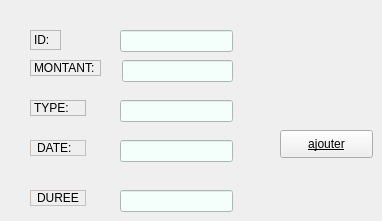
    <widget class="QWidget" name="tab">
     <attribute name="title">
      <string>ajouter</string>
     </attribute>
     <widget class="QLabel" name="label">
      <property name="geometry">
       <rect>
        <x>30</x>
        <y>30</y>
        <width>31</width>
        <height>20</height>
       </rect>
      </property>
      <property name="frameShape">
       <enum>QFrame::StyledPanel</enum>
      </property>
      <property name="text">
       <string>ID:</string>
      </property>
     </widget>
     <widget class="QLabel" name="label_2">
      <property name="geometry">
       <rect>
        <x>30</x>
        <y>60</y>
        <width>71</width>
        <height>16</height>
       </rect>
      </property>
      <property name="frameShape">
       <enum>QFrame::StyledPanel</enum>
      </property>
      <property name="text">
       <string>MONTANT:</string>
      </property>
     </widget>
     <widget class="QLabel" name="label_3">
      <property name="geometry">
       <rect>
        <x>30</x>
        <y>100</y>
        <width>56</width>
        <height>16</height>
       </rect>
      </property>
      <property name="frameShape">
       <enum>QFrame::StyledPanel</enum>
      </property>
      <property name="text">
       <string>TYPE:</string>
      </property>
     </widget>
     <widget class="QLabel" name="label_4">
      <property name="geometry">
       <rect>
        <x>30</x>
        <y>140</y>
        <width>56</width>
        <height>16</height>
       </rect>
      </property>
      <property name="palette">
       <palette>
        <active>
         <colorrole role="WindowText">
          <brush brushstyle="SolidPattern">
           <color alpha="255">
            <red>0</red>
            <green>0</green>
            <blue>0</blue>
           </color>
          </brush>
         </colorrole>
         <colorrole role="Button">
          <brush brushstyle="SolidPattern">
           <color alpha="255">
            <red>255</red>
            <green>249</green>
            <blue>243</blue>
           </color>
          </brush>
         </colorrole>
         <colorrole role="Light">
          <brush brushstyle="SolidPattern">
           <color alpha="255">
            <red>255</red>
            <green>255</green>
            <blue>255</blue>
           </color>
          </brush>
         </colorrole>
         <colorrole role="Midlight">
          <brush brushstyle="SolidPattern">
           <color alpha="255">
            <red>237</red>
            <green>244</green>
            <blue>247</blue>
           </color>
          </brush>
         </colorrole>
         <colorrole role="Dark">
          <brush brushstyle="SolidPattern">
           <color alpha="255">
            <red>110</red>
            <green>116</green>
            <blue>120</blue>
           </color>
          </brush>
         </colorrole>
         <colorrole role="Mid">
          <brush brushstyle="SolidPattern">
           <color alpha="255">
            <red>147</red>
            <green>155</green>
            <blue>160</blue>
           </color>
          </brush>
         </colorrole>
         <colorrole role="Text">
          <brush brushstyle="SolidPattern">
           <color alpha="255">
            <red>0</red>
            <green>0</green>
            <blue>0</blue>
           </color>
          </brush>
         </colorrole>
         <colorrole role="BrightText">
          <brush brushstyle="SolidPattern">
           <color alpha="255">
            <red>255</red>
            <green>255</green>
            <blue>255</blue>
           </color>
          </brush>
         </colorrole>
         <colorrole role="ButtonText">
          <brush brushstyle="SolidPattern">
           <color alpha="255">
            <red>0</red>
            <green>0</green>
            <blue>0</blue>
           </color>
          </brush>
         </colorrole>
         <colorrole role="Base">
          <brush brushstyle="SolidPattern">
           <color alpha="255">
            <red>255</red>
            <green>249</green>
            <blue>243</blue>
           </color>
          </brush>
         </colorrole>
         <colorrole role="Window">
          <brush brushstyle="SolidPattern">
           <color alpha="255">
            <red>255</red>
            <green>249</green>
            <blue>243</blue>
           </color>
          </brush>
         </colorrole>
         <colorrole role="Shadow">
          <brush brushstyle="SolidPattern">
           <color alpha="255">
            <red>0</red>
            <green>0</green>
            <blue>0</blue>
           </color>
          </brush>
         </colorrole>
         <colorrole role="AlternateBase">
          <brush brushstyle="SolidPattern">
           <color alpha="255">
            <red>237</red>
            <green>244</green>
            <blue>247</blue>
           </color>
          </brush>
         </colorrole>
         <colorrole role="ToolTipBase">
          <brush brushstyle="SolidPattern">
           <color alpha="255">
            <red>255</red>
            <green>255</green>
            <blue>220</blue>
           </color>
          </brush>
         </colorrole>
         <colorrole role="ToolTipText">
          <brush brushstyle="SolidPattern">
           <color alpha="255">
            <red>0</red>
            <green>0</green>
            <blue>0</blue>
           </color>
          </brush>
         </colorrole>
         <colorrole role="PlaceholderText">
          <brush brushstyle="SolidPattern">
           <color alpha="128">
            <red>0</red>
            <green>0</green>
            <blue>0</blue>
           </color>
          </brush>
         </colorrole>
        </active>
        <inactive>
         <colorrole role="WindowText">
          <brush brushstyle="SolidPattern">
           <color alpha="255">
            <red>0</red>
            <green>0</green>
            <blue>0</blue>
           </color>
          </brush>
         </colorrole>
         <colorrole role="Button">
          <brush brushstyle="SolidPattern">
           <color alpha="255">
            <red>255</red>
            <green>249</green>
            <blue>243</blue>
           </color>
          </brush>
         </colorrole>
         <colorrole role="Light">
          <brush brushstyle="SolidPattern">
           <color alpha="255">
            <red>255</red>
            <green>255</green>
            <blue>255</blue>
           </color>
          </brush>
         </colorrole>
         <colorrole role="Midlight">
          <brush brushstyle="SolidPattern">
           <color alpha="255">
            <red>237</red>
            <green>244</green>
            <blue>247</blue>
           </color>
          </brush>
         </colorrole>
         <colorrole role="Dark">
          <brush brushstyle="SolidPattern">
           <color alpha="255">
            <red>110</red>
            <green>116</green>
            <blue>120</blue>
           </color>
          </brush>
         </colorrole>
         <colorrole role="Mid">
          <brush brushstyle="SolidPattern">
           <color alpha="255">
            <red>147</red>
            <green>155</green>
            <blue>160</blue>
           </color>
          </brush>
         </colorrole>
         <colorrole role="Text">
          <brush brushstyle="SolidPattern">
           <color alpha="255">
            <red>0</red>
            <green>0</green>
            <blue>0</blue>
           </color>
          </brush>
         </colorrole>
         <colorrole role="BrightText">
          <brush brushstyle="SolidPattern">
           <color alpha="255">
            <red>255</red>
            <green>255</green>
            <blue>255</blue>
           </color>
          </brush>
         </colorrole>
         <colorrole role="ButtonText">
          <brush brushstyle="SolidPattern">
           <color alpha="255">
            <red>0</red>
            <green>0</green>
            <blue>0</blue>
           </color>
          </brush>
         </colorrole>
         <colorrole role="Base">
          <brush brushstyle="SolidPattern">
           <color alpha="255">
            <red>255</red>
            <green>249</green>
            <blue>243</blue>
           </color>
          </brush>
         </colorrole>
         <colorrole role="Window">
          <brush brushstyle="SolidPattern">
           <color alpha="255">
            <red>255</red>
            <green>249</green>
            <blue>243</blue>
           </color>
          </brush>
         </colorrole>
         <colorrole role="Shadow">
          <brush brushstyle="SolidPattern">
           <color alpha="255">
            <red>0</red>
            <green>0</green>
            <blue>0</blue>
           </color>
          </brush>
         </colorrole>
         <colorrole role="AlternateBase">
          <brush brushstyle="SolidPattern">
           <color alpha="255">
            <red>237</red>
            <green>244</green>
            <blue>247</blue>
           </color>
          </brush>
         </colorrole>
         <colorrole role="ToolTipBase">
          <brush brushstyle="SolidPattern">
           <color alpha="255">
            <red>255</red>
            <green>255</green>
            <blue>220</blue>
           </color>
          </brush>
         </colorrole>
         <colorrole role="ToolTipText">
          <brush brushstyle="SolidPattern">
           <color alpha="255">
            <red>0</red>
            <green>0</green>
            <blue>0</blue>
           </color>
          </brush>
         </colorrole>
         <colorrole role="PlaceholderText">
          <brush brushstyle="SolidPattern">
           <color alpha="128">
            <red>0</red>
            <green>0</green>
            <blue>0</blue>
           </color>
          </brush>
         </colorrole>
        </inactive>
        <disabled>
         <colorrole role="WindowText">
          <brush brushstyle="SolidPattern">
           <color alpha="255">
            <red>110</red>
            <green>116</green>
            <blue>120</blue>
           </color>
          </brush>
         </colorrole>
         <colorrole role="Button">
          <brush brushstyle="SolidPattern">
           <color alpha="255">
            <red>255</red>
            <green>249</green>
            <blue>243</blue>
           </color>
          </brush>
         </colorrole>
         <colorrole role="Light">
          <brush brushstyle="SolidPattern">
           <color alpha="255">
            <red>255</red>
            <green>255</green>
            <blue>255</blue>
           </color>
          </brush>
         </colorrole>
         <colorrole role="Midlight">
          <brush brushstyle="SolidPattern">
           <color alpha="255">
            <red>237</red>
            <green>244</green>
            <blue>247</blue>
           </color>
          </brush>
         </colorrole>
         <colorrole role="Dark">
          <brush brushstyle="SolidPattern">
           <color alpha="255">
            <red>110</red>
            <green>116</green>
            <blue>120</blue>
           </color>
          </brush>
         </colorrole>
         <colorrole role="Mid">
          <brush brushstyle="SolidPattern">
           <color alpha="255">
            <red>147</red>
            <green>155</green>
            <blue>160</blue>
           </color>
          </brush>
         </colorrole>
         <colorrole role="Text">
          <brush brushstyle="SolidPattern">
           <color alpha="255">
            <red>110</red>
            <green>116</green>
            <blue>120</blue>
           </color>
          </brush>
         </colorrole>
         <colorrole role="BrightText">
          <brush brushstyle="SolidPattern">
           <color alpha="255">
            <red>255</red>
            <green>255</green>
            <blue>255</blue>
           </color>
          </brush>
         </colorrole>
         <colorrole role="ButtonText">
          <brush brushstyle="SolidPattern">
           <color alpha="255">
            <red>110</red>
            <green>116</green>
            <blue>120</blue>
           </color>
          </brush>
         </colorrole>
         <colorrole role="Base">
          <brush brushstyle="SolidPattern">
           <color alpha="255">
            <red>255</red>
            <green>249</green>
            <blue>243</blue>
           </color>
          </brush>
         </colorrole>
         <colorrole role="Window">
          <brush brushstyle="SolidPattern">
           <color alpha="255">
            <red>255</red>
            <green>249</green>
            <blue>243</blue>
           </color>
          </brush>
         </colorrole>
         <colorrole role="Shadow">
          <brush brushstyle="SolidPattern">
           <color alpha="255">
            <red>0</red>
            <green>0</green>
            <blue>0</blue>
           </color>
          </brush>
         </colorrole>
         <colorrole role="AlternateBase">
          <brush brushstyle="SolidPattern">
           <color alpha="255">
            <red>220</red>
            <green>233</green>
            <blue>240</blue>
           </color>
          </brush>
         </colorrole>
         <colorrole role="ToolTipBase">
          <brush brushstyle="SolidPattern">
           <color alpha="255">
            <red>255</red>
            <green>255</green>
            <blue>220</blue>
           </color>
          </brush>
         </colorrole>
         <colorrole role="ToolTipText">
          <brush brushstyle="SolidPattern">
           <color alpha="255">
            <red>0</red>
            <green>0</green>
            <blue>0</blue>
           </color>
          </brush>
         </colorrole>
         <colorrole role="PlaceholderText">
          <brush brushstyle="SolidPattern">
           <color alpha="128">
            <red>0</red>
            <green>0</green>
            <blue>0</blue>
           </color>
          </brush>
         </colorrole>
        </disabled>
       </palette>
      </property>
      <property name="frameShape">
       <enum>QFrame::StyledPanel</enum>
      </property>
      <property name="frameShadow">
       <enum>QFrame::Plain</enum>
      </property>
      <property name="lineWidth">
       <number>10</number>
      </property>
      <property name="midLineWidth">
       <number>12</number>
      </property>
      <property name="text">
       <string>DATE:</string>
      </property>
      <property name="textFormat">
       <enum>Qt::AutoText</enum>
      </property>
      <property name="scaledContents">
       <bool>true</bool>
      </property>
      <property name="wordWrap">
       <bool>true</bool>
      </property>
      <property name="margin">
       <number>0</number>
      </property>
      <property name="indent">
       <number>6</number>
      </property>
      <property name="openExternalLinks">
       <bool>true</bool>
      </property>
     </widget>
     <widget class="QLineEdit" name="lineEdit_id_ajouter">
      <property name="geometry">
       <rect>
        <x>120</x>
        <y>30</y>
        <width>113</width>
        <height>22</height>
       </rect>
      </property>
      <property name="styleSheet">
       <string notr="true">background-color: rgb(244, 255, 251);</string>
      </property>
     </widget>
     <widget class="QLineEdit" name="lineEdit_montant_ajouter">
      <property name="geometry">
       <rect>
        <x>122</x>
        <y>60</y>
        <width>111</width>
        <height>22</height>
       </rect>
      </property>
      <property name="styleSheet">
       <string notr="true">background-color: rgb(244, 255, 251);</string>
      </property>
     </widget>
     <widget class="QLineEdit" name="lineEdit_type_ajouter">
      <property name="geometry">
       <rect>
        <x>120</x>
        <y>100</y>
        <width>113</width>
        <height>22</height>
       </rect>
      </property>
      <property name="styleSheet">
       <string notr="true">background-color: rgb(244, 255, 251);</string>
      </property>
     </widget>
     <widget class="QLineEdit" name="lineEdit_date_ajouter">
      <property name="geometry">
       <rect>
        <x>120</x>
        <y>140</y>
        <width>113</width>
        <height>22</height>
       </rect>
      </property>
      <property name="styleSheet">
       <string notr="true">background-color: rgb(244, 255, 251);</string>
      </property>
     </widget>
     <widget class="QPushButton" name="pushButton_ajouter">
      <property name="geometry">
       <rect>
        <x>280</x>
        <y>130</y>
        <width>93</width>
        <height>28</height>
       </rect>
      </property>
      <property name="toolTip">
       <string>&lt;html&gt;&lt;head/&gt;&lt;body&gt;&lt;p&gt;&lt;span style=&quot; font-weight:600; font-style:italic;&quot;&gt;ajouter&lt;/span&gt;&lt;/p&gt;&lt;/body&gt;&lt;/html&gt;</string>
      </property>
      <property name="whatsThis">
       <string>&lt;html&gt;&lt;head/&gt;&lt;body&gt;&lt;p&gt;&lt;span style=&quot; font-weight:600; font-style:italic; text-decoration: underline;&quot;&gt;ajouter&lt;/span&gt;&lt;/p&gt;&lt;/body&gt;&lt;/html&gt;</string>
      </property>
      <property name="styleSheet">
       <string notr="true">text-decoration: underline;
font: 75 9pt &quot;MS Shell Dlg 2&quot;;
border-top-color: rgb(244, 254, 255);</string>
      </property>
      <property name="text">
       <string>ajouter</string>
      </property>
     </widget>
     <widget class="QLineEdit" name="lineEdit_duree_ajouter">
      <property name="geometry">
       <rect>
        <x>120</x>
        <y>190</y>
        <width>113</width>
        <height>22</height>
       </rect>
      </property>
      <property name="styleSheet">
       <string notr="true">background-color: rgb(244, 255, 251);</string>
      </property>
      <property name="text">
       <string/>
      </property>
     </widget>
     <widget class="QLabel" name="label_6">
      <property name="geometry">
       <rect>
        <x>30</x>
        <y>190</y>
        <width>56</width>
        <height>16</height>
       </rect>
      </property>
      <property name="palette">
       <palette>
        <active>
         <colorrole role="WindowText">
          <brush brushstyle="SolidPattern">
           <color alpha="255">
            <red>0</red>
            <green>0</green>
            <blue>0</blue>
           </color>
          </brush>
         </colorrole>
         <colorrole role="Button">
          <brush brushstyle="SolidPattern">
           <color alpha="255">
            <red>255</red>
            <green>249</green>
            <blue>243</blue>
           </color>
          </brush>
         </colorrole>
         <colorrole role="Light">
          <brush brushstyle="SolidPattern">
           <color alpha="255">
            <red>255</red>
            <green>255</green>
            <blue>255</blue>
           </color>
          </brush>
         </colorrole>
         <colorrole role="Midlight">
          <brush brushstyle="SolidPattern">
           <color alpha="255">
            <red>237</red>
            <green>244</green>
            <blue>247</blue>
           </color>
          </brush>
         </colorrole>
         <colorrole role="Dark">
          <brush brushstyle="SolidPattern">
           <color alpha="255">
            <red>110</red>
            <green>116</green>
            <blue>120</blue>
           </color>
          </brush>
         </colorrole>
         <colorrole role="Mid">
          <brush brushstyle="SolidPattern">
           <color alpha="255">
            <red>147</red>
            <green>155</green>
            <blue>160</blue>
           </color>
          </brush>
         </colorrole>
         <colorrole role="Text">
          <brush brushstyle="SolidPattern">
           <color alpha="255">
            <red>0</red>
            <green>0</green>
            <blue>0</blue>
           </color>
          </brush>
         </colorrole>
         <colorrole role="BrightText">
          <brush brushstyle="SolidPattern">
           <color alpha="255">
            <red>255</red>
            <green>255</green>
            <blue>255</blue>
           </color>
          </brush>
         </colorrole>
         <colorrole role="ButtonText">
          <brush brushstyle="SolidPattern">
           <color alpha="255">
            <red>0</red>
            <green>0</green>
            <blue>0</blue>
           </color>
          </brush>
         </colorrole>
         <colorrole role="Base">
          <brush brushstyle="SolidPattern">
           <color alpha="255">
            <red>255</red>
            <green>249</green>
            <blue>243</blue>
           </color>
          </brush>
         </colorrole>
         <colorrole role="Window">
          <brush brushstyle="SolidPattern">
           <color alpha="255">
            <red>255</red>
            <green>249</green>
            <blue>243</blue>
           </color>
          </brush>
         </colorrole>
         <colorrole role="Shadow">
          <brush brushstyle="SolidPattern">
           <color alpha="255">
            <red>0</red>
            <green>0</green>
            <blue>0</blue>
           </color>
          </brush>
         </colorrole>
         <colorrole role="AlternateBase">
          <brush brushstyle="SolidPattern">
           <color alpha="255">
            <red>237</red>
            <green>244</green>
            <blue>247</blue>
           </color>
          </brush>
         </colorrole>
         <colorrole role="ToolTipBase">
          <brush brushstyle="SolidPattern">
           <color alpha="255">
            <red>255</red>
            <green>255</green>
            <blue>220</blue>
           </color>
          </brush>
         </colorrole>
         <colorrole role="ToolTipText">
          <brush brushstyle="SolidPattern">
           <color alpha="255">
            <red>0</red>
            <green>0</green>
            <blue>0</blue>
           </color>
          </brush>
         </colorrole>
         <colorrole role="PlaceholderText">
          <brush brushstyle="SolidPattern">
           <color alpha="128">
            <red>0</red>
            <green>0</green>
            <blue>0</blue>
           </color>
          </brush>
         </colorrole>
        </active>
        <inactive>
         <colorrole role="WindowText">
          <brush brushstyle="SolidPattern">
           <color alpha="255">
            <red>0</red>
            <green>0</green>
            <blue>0</blue>
           </color>
          </brush>
         </colorrole>
         <colorrole role="Button">
          <brush brushstyle="SolidPattern">
           <color alpha="255">
            <red>255</red>
            <green>249</green>
            <blue>243</blue>
           </color>
          </brush>
         </colorrole>
         <colorrole role="Light">
          <brush brushstyle="SolidPattern">
           <color alpha="255">
            <red>255</red>
            <green>255</green>
            <blue>255</blue>
           </color>
          </brush>
         </colorrole>
         <colorrole role="Midlight">
          <brush brushstyle="SolidPattern">
           <color alpha="255">
            <red>237</red>
            <green>244</green>
            <blue>247</blue>
           </color>
          </brush>
         </colorrole>
         <colorrole role="Dark">
          <brush brushstyle="SolidPattern">
           <color alpha="255">
            <red>110</red>
            <green>116</green>
            <blue>120</blue>
           </color>
          </brush>
         </colorrole>
         <colorrole role="Mid">
          <brush brushstyle="SolidPattern">
           <color alpha="255">
            <red>147</red>
            <green>155</green>
            <blue>160</blue>
           </color>
          </brush>
         </colorrole>
         <colorrole role="Text">
          <brush brushstyle="SolidPattern">
           <color alpha="255">
            <red>0</red>
            <green>0</green>
            <blue>0</blue>
           </color>
          </brush>
         </colorrole>
         <colorrole role="BrightText">
          <brush brushstyle="SolidPattern">
           <color alpha="255">
            <red>255</red>
            <green>255</green>
            <blue>255</blue>
           </color>
          </brush>
         </colorrole>
         <colorrole role="ButtonText">
          <brush brushstyle="SolidPattern">
           <color alpha="255">
            <red>0</red>
            <green>0</green>
            <blue>0</blue>
           </color>
          </brush>
         </colorrole>
         <colorrole role="Base">
          <brush brushstyle="SolidPattern">
           <color alpha="255">
            <red>255</red>
            <green>249</green>
            <blue>243</blue>
           </color>
          </brush>
         </colorrole>
         <colorrole role="Window">
          <brush brushstyle="SolidPattern">
           <color alpha="255">
            <red>255</red>
            <green>249</green>
            <blue>243</blue>
           </color>
          </brush>
         </colorrole>
         <colorrole role="Shadow">
          <brush brushstyle="SolidPattern">
           <color alpha="255">
            <red>0</red>
            <green>0</green>
            <blue>0</blue>
           </color>
          </brush>
         </colorrole>
         <colorrole role="AlternateBase">
          <brush brushstyle="SolidPattern">
           <color alpha="255">
            <red>237</red>
            <green>244</green>
            <blue>247</blue>
           </color>
          </brush>
         </colorrole>
         <colorrole role="ToolTipBase">
          <brush brushstyle="SolidPattern">
           <color alpha="255">
            <red>255</red>
            <green>255</green>
            <blue>220</blue>
           </color>
          </brush>
         </colorrole>
         <colorrole role="ToolTipText">
          <brush brushstyle="SolidPattern">
           <color alpha="255">
            <red>0</red>
            <green>0</green>
            <blue>0</blue>
           </color>
          </brush>
         </colorrole>
         <colorrole role="PlaceholderText">
          <brush brushstyle="SolidPattern">
           <color alpha="128">
            <red>0</red>
            <green>0</green>
            <blue>0</blue>
           </color>
          </brush>
         </colorrole>
        </inactive>
        <disabled>
         <colorrole role="WindowText">
          <brush brushstyle="SolidPattern">
           <color alpha="255">
            <red>110</red>
            <green>116</green>
            <blue>120</blue>
           </color>
          </brush>
         </colorrole>
         <colorrole role="Button">
          <brush brushstyle="SolidPattern">
           <color alpha="255">
            <red>255</red>
            <green>249</green>
            <blue>243</blue>
           </color>
          </brush>
         </colorrole>
         <colorrole role="Light">
          <brush brushstyle="SolidPattern">
           <color alpha="255">
            <red>255</red>
            <green>255</green>
            <blue>255</blue>
           </color>
          </brush>
         </colorrole>
         <colorrole role="Midlight">
          <brush brushstyle="SolidPattern">
           <color alpha="255">
            <red>237</red>
            <green>244</green>
            <blue>247</blue>
           </color>
          </brush>
         </colorrole>
         <colorrole role="Dark">
          <brush brushstyle="SolidPattern">
           <color alpha="255">
            <red>110</red>
            <green>116</green>
            <blue>120</blue>
           </color>
          </brush>
         </colorrole>
         <colorrole role="Mid">
          <brush brushstyle="SolidPattern">
           <color alpha="255">
            <red>147</red>
            <green>155</green>
            <blue>160</blue>
           </color>
          </brush>
         </colorrole>
         <colorrole role="Text">
          <brush brushstyle="SolidPattern">
           <color alpha="255">
            <red>110</red>
            <green>116</green>
            <blue>120</blue>
           </color>
          </brush>
         </colorrole>
         <colorrole role="BrightText">
          <brush brushstyle="SolidPattern">
           <color alpha="255">
            <red>255</red>
            <green>255</green>
            <blue>255</blue>
           </color>
          </brush>
         </colorrole>
         <colorrole role="ButtonText">
          <brush brushstyle="SolidPattern">
           <color alpha="255">
            <red>110</red>
            <green>116</green>
            <blue>120</blue>
           </color>
          </brush>
         </colorrole>
         <colorrole role="Base">
          <brush brushstyle="SolidPattern">
           <color alpha="255">
            <red>255</red>
            <green>249</green>
            <blue>243</blue>
           </color>
          </brush>
         </colorrole>
         <colorrole role="Window">
          <brush brushstyle="SolidPattern">
           <color alpha="255">
            <red>255</red>
            <green>249</green>
            <blue>243</blue>
           </color>
          </brush>
         </colorrole>
         <colorrole role="Shadow">
          <brush brushstyle="SolidPattern">
           <color alpha="255">
            <red>0</red>
            <green>0</green>
            <blue>0</blue>
           </color>
          </brush>
         </colorrole>
         <colorrole role="AlternateBase">
          <brush brushstyle="SolidPattern">
           <color alpha="255">
            <red>220</red>
            <green>233</green>
            <blue>240</blue>
           </color>
          </brush>
         </colorrole>
         <colorrole role="ToolTipBase">
          <brush brushstyle="SolidPattern">
           <color alpha="255">
            <red>255</red>
            <green>255</green>
            <blue>220</blue>
           </color>
          </brush>
         </colorrole>
         <colorrole role="ToolTipText">
          <brush brushstyle="SolidPattern">
           <color alpha="255">
            <red>0</red>
            <green>0</green>
            <blue>0</blue>
           </color>
          </brush>
         </colorrole>
         <colorrole role="PlaceholderText">
          <brush brushstyle="SolidPattern">
           <color alpha="128">
            <red>0</red>
            <green>0</green>
            <blue>0</blue>
           </color>
          </brush>
         </colorrole>
        </disabled>
       </palette>
      </property>
      <property name="frameShape">
       <enum>QFrame::StyledPanel</enum>
      </property>
      <property name="frameShadow">
       <enum>QFrame::Plain</enum>
      </property>
      <property name="lineWidth">
       <number>10</number>
      </property>
      <property name="midLineWidth">
       <number>12</number>
      </property>
      <property name="text">
       <string>DUREE</string>
      </property>
      <property name="textFormat">
       <enum>Qt::AutoText</enum>
      </property>
      <property name="scaledContents">
       <bool>true</bool>
      </property>
      <property name="wordWrap">
       <bool>true</bool>
      </property>
      <property name="margin">
       <number>0</number>
      </property>
      <property name="indent">
       <number>6</number>
      </property>
      <property name="openExternalLinks">
       <bool>true</bool>
      </property>
     </widget>
    </widget>
